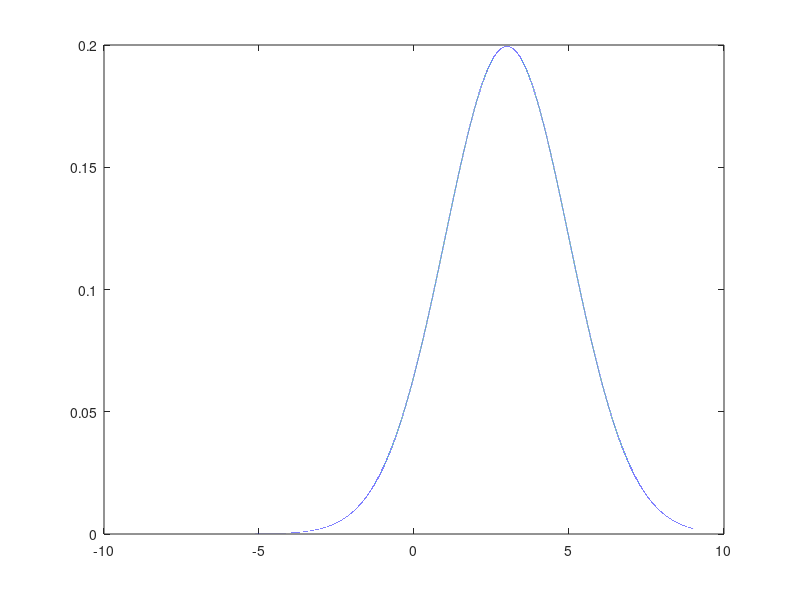

The MATLAB script that drew this image: (Note: this script raises an error after producing the figure.)
%% Calcolo probabilità in una N(\mu \sigma)
media=3;
varianza=4;

sigma=sqrt(varianza);

% la probabilità di ottenere un valore minore di 1.2
disp('--------------')
disp('P(X<1.2) in N(3,4)')
disp(normcdf(1.2,media,sigma))

% la probabilità di ottenere un valore compreso tra 5 e 6 in N(3,4)
disp('--------------')
disp('P(5<X<6) in N(3,4)')
prob56=normcdf(6,media,sigma)-normcdf(5,media,sigma);
disp(prob56)

%%  Rappresentazione grafica Pr 5<X<6 tramite normspec
% QUESTA SECTION  NON E' NEL LIBRO
x=(-9:0.0001:9)';
ypdf=normpdf(x,media,sigma);
plot(x,ypdf);
normspec([5 6],media,sigma,'inside')
title(['Funzione di densità: N('  num2str(media) ',' num2str(varianza) ')'])
ylabel(['Pr(5<X<6)=' num2str(prob56)])


%%  Rappresentazione grafica Pr 5<X<6

% Calcolo della densità tramite la funzione normpdf
x=(-9:0.0001:9)';
ypdf=normpdf(x,media,sigma);
plot(x,ypdf);
title(['Funzione di densità: N('  num2str(media) ',' num2str(varianza) ')'])

% Istruzione hold('on') per sovrapporre il grafico che segue al grafico
% precedente
hold('on')

% a = posizione dell'ultimo valore del vettore x <=5
a=find(x<=5,1,'last');
% b= posizione del primo valore del vettore x >=6
b=find(x>=6,1);
% Utilizza la funzione fill nell'intervallo x(a:b)
fill(x(a:b),[0;ypdf(a+1:b-1);0],'g')
ylabel(['Pr(5<X<6)=' num2str(prob56)])
% print -depsc figs\normfill.eps;

%% Quantili

% quantile 0.975 (valore che lascia alla sua sinistra una prob. di 2.5 per
% cento) in N(3,4)
disp('Quantile 0.975 in N(3,4)')
disp(norminv(0.975,media,sigma))

% quan = vettore che contiene le probabilità associate ai quantili richiesti
quant=[0.005, 0.025, 0.975 0.995];
nomiquant="z"+quant;
xz=norminv(quant);
xzt=array2table(xz,"VariableNames",nomiquant);
disp("Quantili in una N(0,1)")
disp(xzt)


